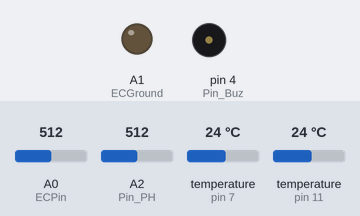
Simulated run of this sketch. Board: Arduino Uno, built with avr-gcc and run on an emulated ATmega328P. Parts: output pins drawn as LEDs (lit = HIGH), buzzer (waves = sounding). The inputs (shaded band) are chosen by the test bench; at power-on: A0 (ECPin) = 512, A2 (Pin_PH) = 512, temperature (sensors on pin 7, pin 11) 24 °C. Pins used as bus, display or sensor lines are not drawn; what the sketch prints to the serial monitor is not drawn.

Above: at 0.1 s.
At 0.8 s:
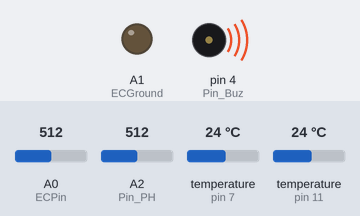
Timing chart, 0 to 2.3 s (numbered marks = the images above):
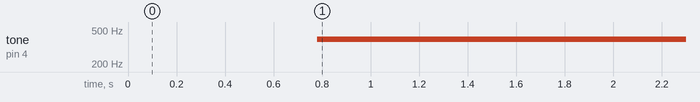

Measured:
- by itself, tone on pin 4 (Pin_Buz): silent → 392 Hz at 0.78 s

The sketch:

ARDUINO_PARTB.ino
```cpp
#include <OneWire.h>
#include <DallasTemperature.h>
#define Pin_Buz 4 //son sensors digitals
#define Pin_PH A2 //sensor analògic
#define ECPin A0
#define ECGround A1
#define ECPower A4
#define Pin_Temp 7 // sensor temperatura

//SENSOR DE SALINITAT//////////////////////////////////////////////////
#define Pin_Temp2 11     //DATA WIRE MIDDLE
#define Ra 25
int R1= 1000;
float PPMconversion=0.64;
float K=1.76;
float TemperatureCoef = 0.019; //Compensamos la temperatura
OneWire oneWire2(Pin_Temp2);// Setup a oneWire instance to communicate with any OneWire devices
DallasTemperature sensors(&oneWire2);

OneWire oneWire(Pin_Temp);// Setup a oneWire instance to communicate with any OneWire devices
DallasTemperature tempe(&oneWire);

float Temperature=10;
float Ec=0.0;
float EC25 =0.0;
int ppm =0;
float raw= 0.0;
float Vin= 5.0;
float Vdrop= 0.0;
float Rc= 0.0;
float buffer=0.0;
////////////////////////////////////////////////////////////////////////
//Variables para los otros sensores
float temp=0.0;
float phllegit=0.0;
float pH=0.0;
float sal=0.0;
///////////////////////////////////////////////////////////////////////
//Vector que contendrá los datos de los 3 sensores:
float data[3]; //empieza en indice 0

//////////////////////////////////////////////////////////////////////
// setup routine runs once when you press reset
void setup() {
  Serial.begin(9600);
  pinMode(ECPin,INPUT);
  pinMode(ECPower,OUTPUT);//Setting pin for sourcing current
  pinMode(ECGround,OUTPUT);//setting pin for sinking current
  digitalWrite(ECGround,LOW);//We can leave the ground connected permanantly
  R1=(R1+Ra);

}

void loop() {
  //Temperatura
    temp = temperatura();
    buzz();
    data[0] = temp;

  //pH
    pH = ph();
    buzz();
    data[1]= pH;
    delay(500);

  //Salinidad
    sal = GetEc();
    data[2]=sal;          //Calls Code to Go into GetEC() Loop [Below Main Loop] dont call this more that 1/5 hhz [once every five seconds] or you will polarise the water
    delay(500);


String data0=String(int(data[0]))+ "." + String(getDecimal(data[0]));//datos temperatura
String data1=String(int(data[1]))+ "." + String(getDecimal(data[1]));//datos pH
String data2=String(int(data[2]))+ "." + String(getDecimal(data[2]));//datos salinidad
    String Datos = data0 + ';' + data1 + ';' + data2;
    Serial.println(Datos);

}

//FUNCIONES

float temperatura(){
  tempe.begin();//inicialitzem sensor de temperatura (les especificacions ho indiquen)
  tempe.requestTemperatures(); //demana la temperatura al sensor
  return tempe.getTempCByIndex(0);
}

float ph(){
  phllegit = analogRead(Pin_PH); //el pin es llegeix en analògic
  float pHVol=(float)phllegit*5.0/1024/6;
  float phValue = -5.70 * pHVol + 21.34;
  return phValue;
}

void buzz(){
  if(temp<13 or temp>32) tone(Pin_Buz,440); //tone A4
  else if((int)pH<5 or (int)pH>8) tone(Pin_Buz,392); //tone(pin,frequency)
  else if (sal<0 or sal>3) tone(Pin_Buz,329.63);
  else noTone(Pin_Buz);
}

float GetEc(){
   sensors.begin();//inicialitzem sensor de temperatura (les especificacions ho indiquen)
   sensors.requestTemperatures(); //demana la temperatura al sensor
   temp=sensors.getTempCByIndex(0);
   digitalWrite(ECPower,HIGH);
   raw= analogRead(ECPin);
   raw= analogRead(ECPin);// FIRST READING TOO LOW
   digitalWrite(ECPower,LOW);
   Vdrop= (Vin*raw)/1024.0;
   Rc=(Vdrop*R1)/(Vin-Vdrop);
   Rc=Rc-Ra; //acounting for Digital Pin Restance
   Ec = 1000/(Rc*K);
   EC25  =  Ec/ (1+ TemperatureCoef*(temp-25.0));
   ppm=(EC25)*(PPMconversion*1000);
   return (EC25-12);
  }

 long getDecimal(float val)
 {
 int intPart = int(val);
 long decPart = 10 *(val-intPart); //I am multiplying by 1000 assuming that the foat values will have a maximum of 3 decimal places
                                   //Change to match the number of decimal places you need
 if(decPart>0)return(decPart);           //return the decimal part of float number if it is available
 else if(decPart<0)return((-1)*decPart); //if negative, multiply by -1
 else if(decPart=0)return(00);           //return 0 if decimal part of float number is not available
}
```
